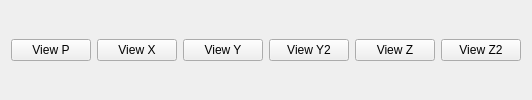
         <widget class="QWidget" name="tabWidget_2Page1">
          <attribute name="title">
           <string>View</string>
          </attribute>
          <layout class="QHBoxLayout" name="horizontalLayout_6">
           <item>
            <widget class="QPushButton" name="view_p_pb">
             <property name="minimumSize">
              <size>
               <width>0</width>
               <height>0</height>
              </size>
             </property>
             <property name="text">
              <string>View P</string>
             </property>
            </widget>
           </item>
           <item>
            <widget class="QPushButton" name="view_x_pb">
             <property name="text">
              <string>View X</string>
             </property>
            </widget>
           </item>
           <item>
            <widget class="QPushButton" name="view_y_pb">
             <property name="text">
              <string>View Y</string>
             </property>
            </widget>
           </item>
           <item>
            <widget class="QPushButton" name="view_y2_pb">
             <property name="text">
              <string>View Y2</string>
             </property>
            </widget>
           </item>
           <item>
            <widget class="QPushButton" name="view_z_pb">
             <property name="text">
              <string>View Z</string>
             </property>
            </widget>
           </item>
           <item>
            <widget class="QPushButton" name="view_z2_pb">
             <property name="text">
              <string>View Z2</string>
             </property>
            </widget>
           </item>
          </layout>
         </widget>
